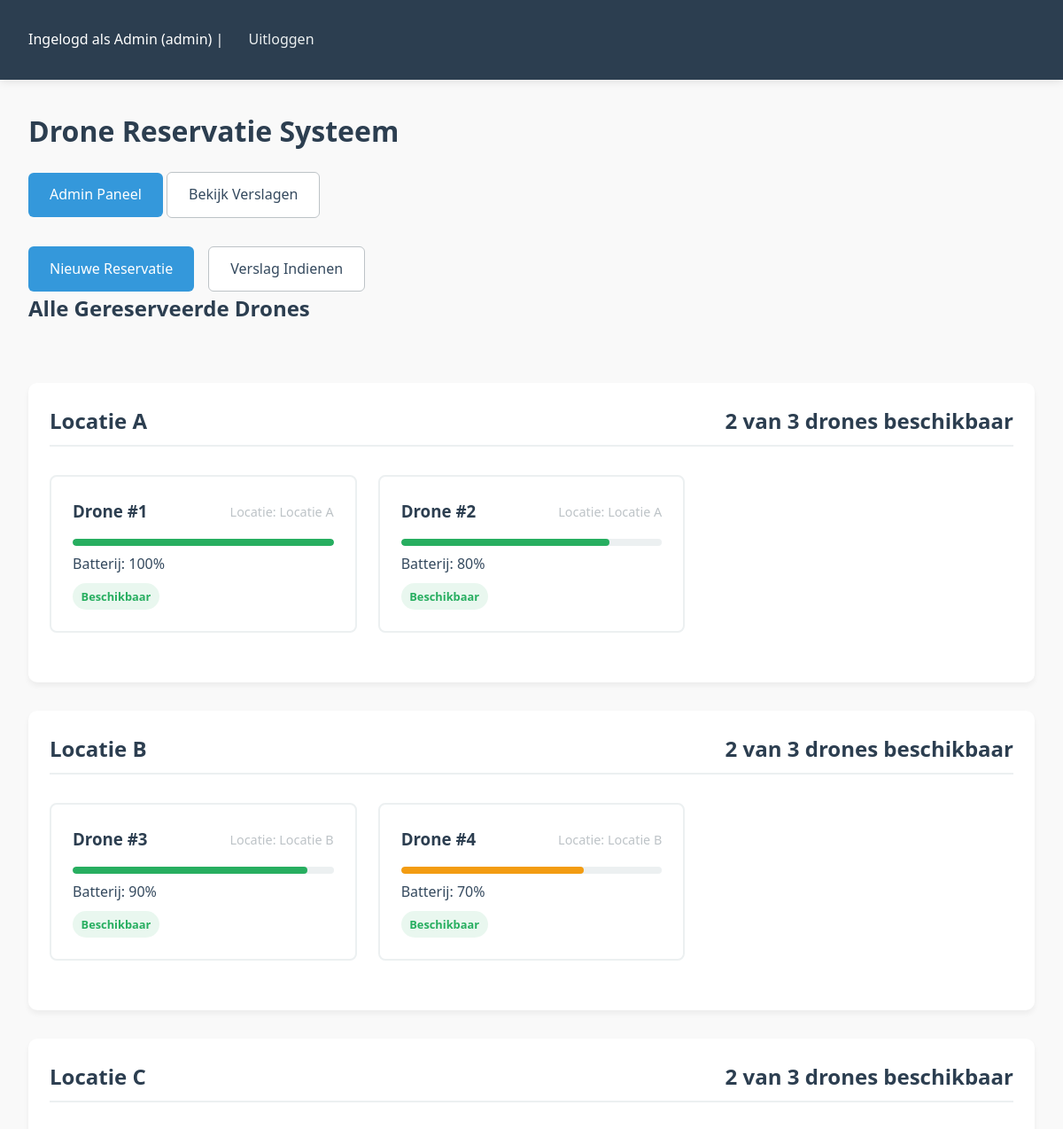
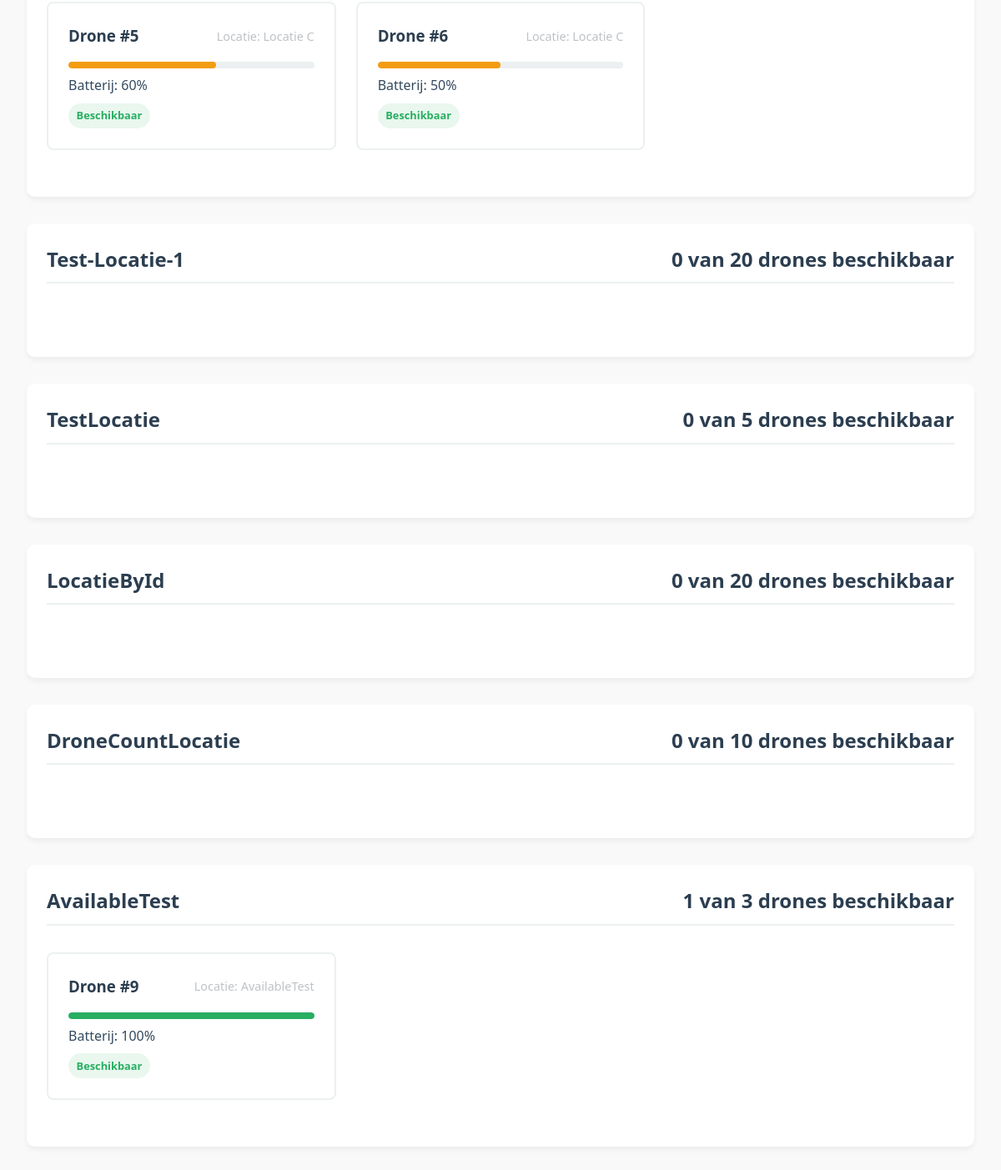
Screenshot of / (signed in) with the database file from the repository (2 pictures, top to bottom).
### tables this page shows
CREATE TABLE Users (
        ID INTEGER PRIMARY KEY,
        Naam TEXT NOT NULL,
        Rol TEXT NOT NULL
    );

CREATE TABLE Startplaats (
        ID INTEGER PRIMARY KEY,
        naam TEXT NOT NULL,
        maxDrones INTEGER NOT NULL
    );

### routes.py (the view)
@routes_bp.route('/')
@login_required
def index():
    available_locations = Locatie.get_available_drones_per_location()
    if current_user.rol == 'admin':
        reserved_drones = Drone.all_reserved()
    else:
        reserved_drones = Drone.by_user(current_user.id)
    return render_template('index.html', locations=available_locations, drones=reserved_drones)

### app.py (called while the page is built)
@login_manager.user_loader
def load_user(user_id):
    user = User.by_id(user_id)
    return user

### database_context.py (called while the page is built)
    def getDbConn(self):
        return self._conn

### model/drone.py (called while the page is built, shortened)
    @staticmethod
    def all():
        sql = 'select id, batterijlevel, isbeschikbaar, locatieId from drones'
        dc = DatabaseContext()
        conn = dc.getDbConn()
        cursor = conn.execute(sql)
        rows = cursor.fetchall()
        drones = []
        for row in rows:
            drone = Drone(
                beschikbaarheid=row[2],
                batterijLevel=row[1],
                locatieId=row[3],
                id=row[0]
            )
            drones.append(drone)
        return drones

    def to_dict(self):
        return {
            "id": self.id,
            "beschikbaarheid": self.beschikbaarheid,
            "batterijlevel": self.batterijLevel,
            "locatieId": self.locatieId
        }

    @staticmethod
    def all_reserved():
        sql = '''
                SELECT d.id, d.batterijlevel, d.isbeschikbaar, d.locatieId, d.user_id, u.naam
                FROM drones d
                JOIN users u ON d.user_id = u.id
                WHERE d.isbeschikbaar = 0
            '''
        dc = DatabaseContext()
        conn = dc.getDbConn()
        cursor = conn.execute(sql)
        rows = cursor.fetchall()
        conn.commit()
        conn.close()
        drones = []
        return drones

### model/locatie.py (called while the page is built)
    @staticmethod
    def all():
        sql = '''select id, naam, maxDrones from startplaats'''
        dc = DatabaseContext()
        conn = dc.getDbConn()
        cursor = conn.cursor()
        cursor.execute(sql)
        rows = cursor.fetchall()
        conn.close()
        locaties = []
        for row in rows:
            locatie = Locatie(
                naam=row[1],
                maxDrones=row[2],
                id=row[0]
            )
            locaties.append(locatie)
        return locaties

### model/user.py (called while the page is built)
    @staticmethod
    def by_id(user_id):
        dc = DatabaseContext()
        conn = dc.getDbConn()
        sql = '''select naam, rol, id from users where id = ?'''
        cursor = conn.execute(sql, (user_id,))
        row = cursor.fetchone()
        if row:
            return User(naam=row[0], rol=row[1], id=row[2])
        return None

### templates/index.html (shortened to what this page needs)
{% extends "base.html" %}
{% block content %}
    <h1>Drone Reservatie Systeem</h1>
{% if current_user.rol == 'admin' %}
<div class="admin-controls">
    <a href="{{ url_for('routes.admin_dashboard') }}" class="button admin-button">Admin Paneel</a>
    <a href="{{ url_for('routes.admin_verslag') }}" class="button secondary">Bekijk Verslagen</a>
</div>
{% endif %}
    <div class="button-group">
        <a href="{{ url_for('routes.reserveer') }}" class="button">Nieuwe Reservatie</a>
        <a href="{{ url_for('routes.verslag') }}" class="button secondary">Verslag Indienen</a>
    </div>
    {% if current_user.rol == 'admin' or current_user %}
<section class="reserved-drones-section">
    <h2>Alle Gereserveerde Drones</h2>
</section>
{% endif %}
    {% for location in locations %}
    <section class="location-section">
        <h2>{{ location.naam }}
            <span class="status-available">{{ location.beschikbare_drones|length }} van {{ location.max_drones }} drones beschikbaar</span>
        </h2>
        <div class="drone-grid">
            {% for drone in location.beschikbare_drones %}
                <div class="drone-card" onclick="window.location.href='{{ url_for('routes.reserveer', location_id=location.id, drone_id=drone.id) }}'">
                    <div class="drone-header">
                        <h3>Drone #{{ drone.id }}</h3>
                        <span class="drone-id">Locatie: {{ location.naam }}</span>
                    </div>
                    <div class="battery-level {% if drone.batterijlevel > 70 %}battery-high{% elif drone.batterijlevel > 30 %}battery-medium{% else %}battery-low{% endif %}">
                        <div class="battery-fill" style="width: {{ drone.batterijlevel }}%"></div>
                    </div>
                    <div>Batterij: {{ drone.batterijlevel }}%</div>
                    <span class="status status-available">
                        Beschikbaar
                    </span>
                </div>
            {% endfor %}
        </div>
    </section>
    {% endfor %}
{% endblock %}

### templates/base.html (shortened to what this page needs)
<!DOCTYPE html>
<html>
<head>
    <link rel="stylesheet" href="{{ url_for('static', filename='style.css') }}">
</head>
<body>
    <header>
        {% if current_user.is_authenticated %}
            <p>Ingelogd als {{ current_user.naam }} ({{ current_user.rol }}) | <a href="{{ url_for('auth.logout') }}">Uitloggen</a></p>
        {% endif %}
    </header>
    <main>
        {% block content %}{% endblock %}
    </main>
</body>
</html>

### static/style.css (style rules this page uses)
:root { --primary: #3498db; --primary-dark: #2980b9; --secondary: #2c3e50; --success: #27ae60; --warning: #f39c12; --danger: #e74c3c; --light: #ecf0f1; --dark: #34495e; --gray: #bdc3c7; }
body { font-family: 'Segoe UI', Tahoma, Geneva, Verdana, sans-serif; line-height: 1.6; color: var(--dark); background-color: #f9f9f9; margin: 0; padding: 0; }
header { background-color: var(--secondary); color: white; padding: 1rem 2rem; display: flex; justify-content: space-between; align-items: center; box-shadow: 0 2px 10px rgba(0, 0, 0, 0.1); }
header a { color: var(--light); text-decoration: none; margin-left: 1.5rem; font-weight: 500; transition: color 0.3s; }
main { max-width: 1400px; margin: 2rem auto; padding: 0 2rem; }
h1, h2, h3 { color: var(--secondary); margin-top: 0; }
.drone-grid { display: grid; grid-template-columns: repeat(auto-fill, minmax(300px, 1fr)); gap: 1.5rem; margin: 2rem 0; }
.location-section { background: white; border-radius: 10px; padding: 1.5rem; box-shadow: 0 4px 6px rgba(0, 0, 0, 0.05); margin-bottom: 2rem; }
.location-section h2 { border-bottom: 2px solid var(--light); padding-bottom: 0.5rem; margin-bottom: 1.5rem; display: flex; justify-content: space-between; align-items: center; }
.drone-card { background: white; border: 2px solid var(--light); border-radius: 8px; padding: 1.5rem; transition: all 0.3s ease; cursor: pointer; position: relative; overflow: hidden; }
.drone-card .drone-header { display: flex; justify-content: space-between; align-items: center; margin-bottom: 1rem; }
.drone-card h3 { margin: 0; color: var(--secondary); }
.drone-card .drone-id { font-size: 0.9rem; color: var(--gray); }
.drone-card .battery-level { height: 8px; background: var(--light); border-radius: 4px; margin: 0.5rem 0; overflow: hidden; }
.drone-card .battery-level .battery-fill { height: 100%; border-radius: 4px; }
.drone-card .battery-high .battery-fill { background: var(--success); width: 80%; }
.drone-card .battery-medium .battery-fill { background: var(--warning); width: 50%; }
.drone-card .status { display: inline-block; padding: 0.3rem 0.6rem; border-radius: 20px; font-size: 0.8rem; font-weight: bold; margin-top: 0.5rem; }
.drone-card .status-available { background-color: rgba(39, 174, 96, 0.1); color: var(--success); }
.button-group { display: flex; gap: 1rem; margin-top: 2rem; }
button, .button { background-color: var(--primary); color: white; border: none; padding: 0.75rem 1.5rem; border-radius: 6px; cursor: pointer; font-size: 1rem; font-weight: 500; text-decoration: none; display: inline-flex; align-items: center; justify-content: center; transition: all 0.3s; }
button.secondary, .button.secondary { background-color: white; color: var(--dark); border: 1px solid var(--gray); }
.drone-card { animation: fadeIn 0.5s ease forwards; }

### rows the page displays
Users: naam "Admin", rol "admin"
Startplaats: naam "Locatie A", beschikbare_drones|length "2", max_drones "3", id "1" "2", naam "Locatie A" "Locatie A", batterijlevel "100" "80"
Startplaats: naam "Locatie B", beschikbare_drones|length "2", max_drones "3", id "3" "4", naam "Locatie B" "Locatie B", batterijlevel "90" "70"
Startplaats: naam "Locatie C", beschikbare_drones|length "2", max_drones "3", id "5" "6", naam "Locatie C" "Locatie C", batterijlevel "60" "50"
Startplaats: naam "Test-Locatie-1", beschikbare_drones|length "0", max_drones "20"
Startplaats: naam "TestLocatie", beschikbare_drones|length "0", max_drones "5"
Startplaats: naam "LocatieById", beschikbare_drones|length "0", max_drones "20"
Startplaats: naam "DroneCountLocatie", beschikbare_drones|length "0", max_drones "10"
Startplaats: naam "AvailableTest", beschikbare_drones|length "1", max_drones "3", id "9", naam "AvailableTest", batterijlevel "100"
